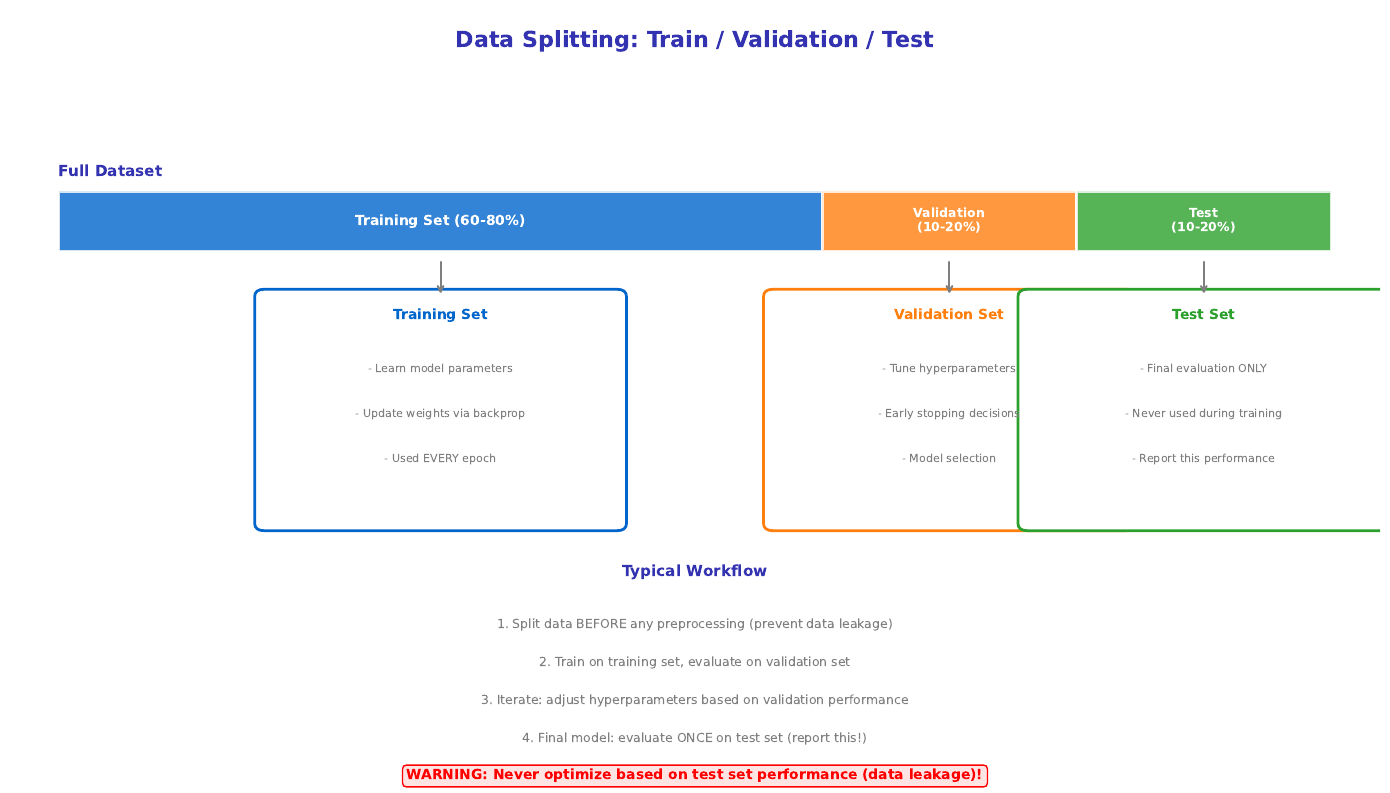

Write the Python code that produced this figure.
"""
Train/Validation/Test Split Visualization
Module 3: Training Neural Networks
"""

import matplotlib.pyplot as plt
import numpy as np
from matplotlib.patches import FancyBboxPatch, Rectangle

CHART_METADATA = {
    'title': 'Train Val Test Split',
    'url': 'https://github.com/QuantLet/neural-networks-introduction/tree/main/train_val_test_split'
}

# Colors
mlpurple = '#3333B2'
mlblue = '#0066CC'
mlorange = '#FF7F0E'
mlgreen = '#2CA02C'
mlgray = '#7F7F7F'

fig, ax = plt.subplots(figsize=(14, 8))
ax.set_xlim(0, 14)
ax.set_ylim(0, 10)
ax.axis('off')

# Title
ax.text(7, 9.5, 'Data Splitting: Train / Validation / Test',
        fontsize=16, fontweight='bold', ha='center', color=mlpurple)

# ==================== DATA BAR ====================
# Full dataset
ax.text(0.5, 7.8, 'Full Dataset', fontsize=11, fontweight='bold', color=mlpurple)

# Training set (60%)
train_rect = Rectangle((0.5, 6.8), 7.8, 0.8,
                        facecolor=mlblue, edgecolor='white', linewidth=2, alpha=0.8)
ax.add_patch(train_rect)
ax.text(4.4, 7.2, 'Training Set (60-80%)', ha='center', va='center',
        fontsize=10, color='white', fontweight='bold')

# Validation set (20%)
val_rect = Rectangle((8.3, 6.8), 2.6, 0.8,
                      facecolor=mlorange, edgecolor='white', linewidth=2, alpha=0.8)
ax.add_patch(val_rect)
ax.text(9.6, 7.2, 'Validation\n(10-20%)', ha='center', va='center',
        fontsize=9, color='white', fontweight='bold')

# Test set (20%)
test_rect = Rectangle((10.9, 6.8), 2.6, 0.8,
                       facecolor=mlgreen, edgecolor='white', linewidth=2, alpha=0.8)
ax.add_patch(test_rect)
ax.text(12.2, 7.2, 'Test\n(10-20%)', ha='center', va='center',
        fontsize=9, color='white', fontweight='bold')

# ==================== PURPOSE BOXES ====================
purposes = [
    (4.4, 'Training Set', mlblue, [
        'Learn model parameters',
        'Update weights via backprop',
        'Used EVERY epoch',
    ]),
    (9.6, 'Validation Set', mlorange, [
        'Tune hyperparameters',
        'Early stopping decisions',
        'Model selection',
    ]),
    (12.2, 'Test Set', mlgreen, [
        'Final evaluation ONLY',
        'Never used during training',
        'Report this performance',
    ]),
]

for x, title, color, points in purposes:
    box = FancyBboxPatch((x - 1.8, 3.2), 3.6, 3,
                          boxstyle="round,pad=0.1", facecolor='white',
                          edgecolor=color, linewidth=2)
    ax.add_patch(box)
    ax.text(x, 5.9, title, ha='center', fontsize=10, fontweight='bold', color=color)
    for i, point in enumerate(points):
        ax.text(x, 5.2 - i * 0.6, '- ' + point, ha='center', fontsize=8, color=mlgray)

# Arrows from bar to boxes
for x in [4.4, 9.6, 12.2]:
    ax.annotate('', xy=(x, 6.2), xytext=(x, 6.7),
                arrowprops=dict(arrowstyle='->', color=mlgray, lw=1.5))

# ==================== WORKFLOW ====================
ax.text(7, 2.5, 'Typical Workflow', fontsize=11, fontweight='bold', ha='center', color=mlpurple)

workflow = [
    '1. Split data BEFORE any preprocessing (prevent data leakage)',
    '2. Train on training set, evaluate on validation set',
    '3. Iterate: adjust hyperparameters based on validation performance',
    '4. Final model: evaluate ONCE on test set (report this!)',
]

for i, step in enumerate(workflow):
    ax.text(7, 1.8 - i * 0.5, step, ha='center', fontsize=9, color=mlgray)

# Warning
ax.text(7, -0.2, 'WARNING: Never optimize based on test set performance (data leakage)!',
        ha='center', fontsize=10, color='red', fontweight='bold',
        bbox=dict(boxstyle='round,pad=0.3', facecolor='#FFE4E4', edgecolor='red'))

plt.tight_layout()
plt.savefig('train_val_test_split.pdf', format='pdf', bbox_inches='tight', dpi=300)
plt.savefig('train_val_test_split.png', format='png', bbox_inches='tight', dpi=300)
plt.close()

print("Generated: train_val_test_split.pdf")
